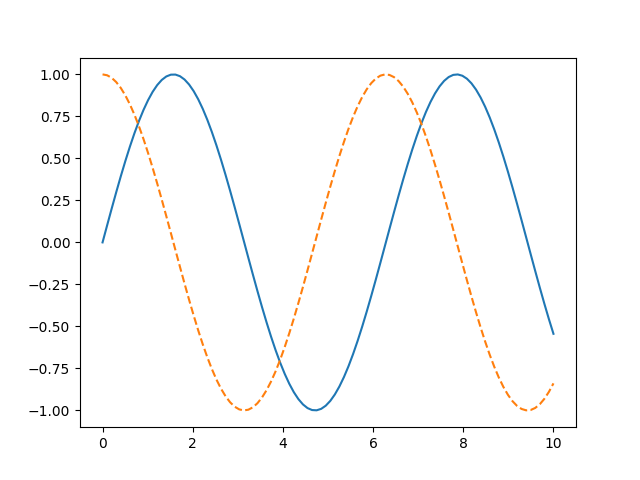

Reproduce this figure in Python.
import matplotlib.pyplot as plt
import numpy as np
x = np.linspace(0, 10, 100)
fig = plt.figure()
plt.plot(x, np.sin(x), '-')
plt.plot(x, np.cos(x), '--')
plt.show() #Since we are coding online, this does not work. Only works locally. 
#plt.savefig('01_LectureCode/a1.png')
